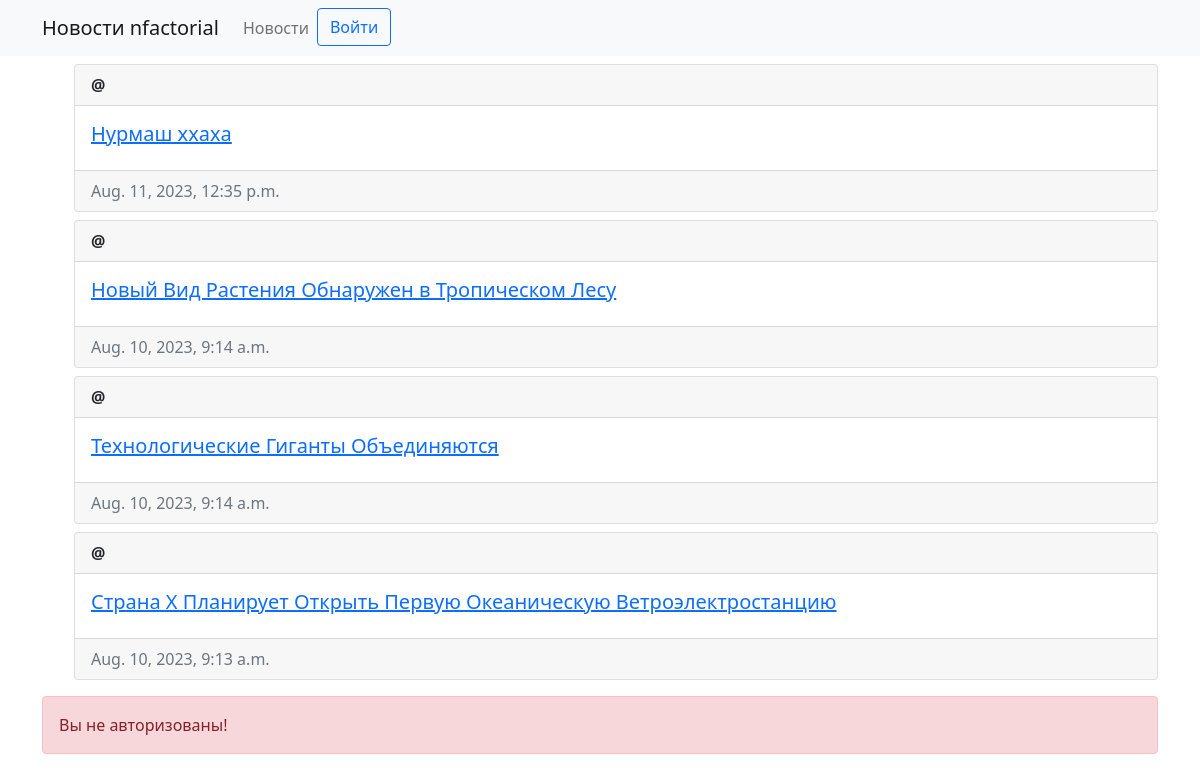
The page /news/ on the database as committed earlier.
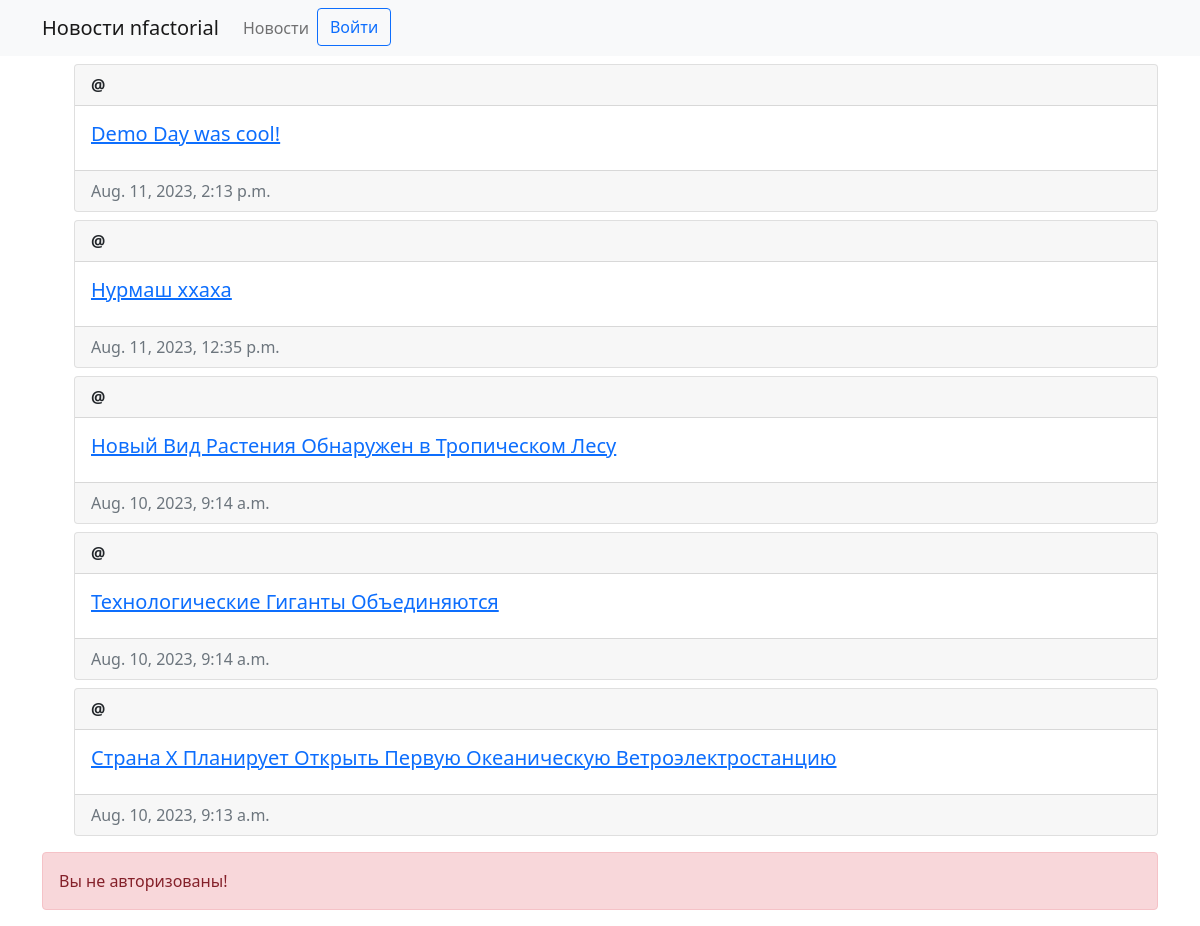
The same page on the database as committed later.
### news/models.py (models this page shows, shortened)
class News(models.Model):
    author = models.ForeignKey(User, on_delete=models.CASCADE)
    title = models.CharField(max_length=200)
    content = models.TextField()
    created_at = models.DateTimeField(auto_now_add=True)

### news/views.py (the view, shortened to what this page needs)
# urls.py: path('', views.NewsView.as_view(),  name='news'),
class NewsView(View):
    def get(self, request):
        news = News.objects.all().order_by('-created_at')
        form = NewsForm()
        return render(request, 'news/index.html', {'list_news': news, 'form': form})

### news/templates/news/index.html (shortened to what this page needs)
{% extends 'news/base.html' %}
    {% block nav %}
    <ol>
        {% for news in list_news %}
            <div class="card mt-2">
                <div class="card-header"><strong>@{{ news.author.username }}</strong></div>
                <div class="card-body d-flex flex-row justify-content-between">
                  <div>
                    <h5 class="card-title">
                        <a href="{% url 'news:news_detail' news.id %}">{{news.title}}</a>
                    </h5>
                  </div>
                </div>
                <div class="card-footer text-muted">{{news.created_at}}</div>
              </div>
        {% empty %}
            <p>Нет новости</p>
        {% endfor %}
    </ol>
    {% endblock %}

Rows that differ between the two databases and show on the page:
added News: title "Demo Day was cool!", created_at "Aug. 11, 2023, 2:13 p.m."
